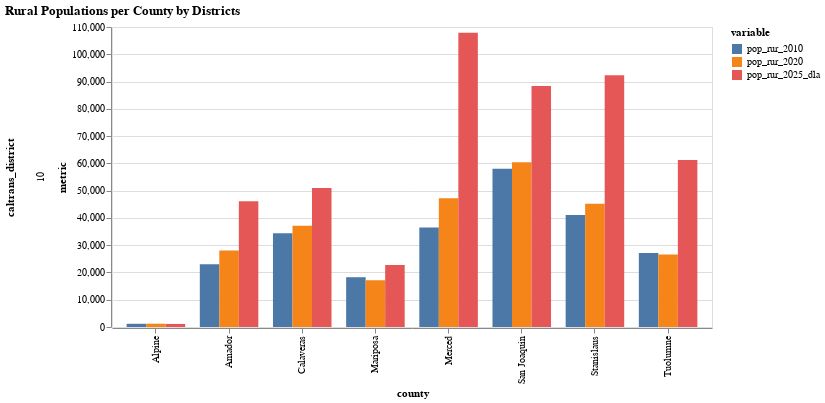
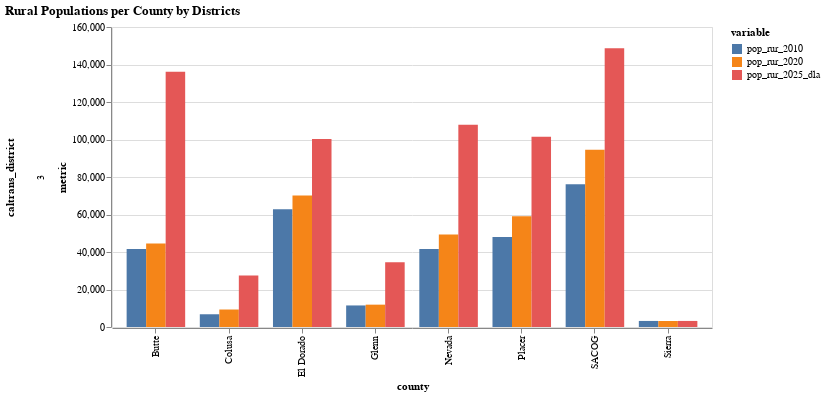

Source (notebook cell) for these figures, in order:
### Code cell
for district in melt["caltrans_district"].unique():
    pop_county_district = alt.Chart(melt[
        (melt["variable"].isin(pop_cols)) &
        (melt["caltrans_district"]==district)
    ]).mark_bar().encode(
        x = "county:N",
        y = "metric:Q",
        xOffset="variable:N",
        row = "caltrans_district",
        color = "variable:N",
        tooltip = ["county","variable","metric"]
    ).properties(
        width= 600,
        title= "Rural Populations per County by Districts"
    )
    
    display(pop_county_district)

### Figure 1 — Vega-Lite specification as saved in the notebook (floating-point values rounded to 4 significant figures)
{"config": {"view": {"continuousWidth": 300, "continuousHeight": 300}}, "data": {"name": "data-ed78b364d19a60aad8cc63e35328cf0a"}, "mark": {"type": "bar"}, "encoding": {"color": {"field": "variable", "type": "nominal"}, "row": {"field": "caltrans_district", "type": "quantitative"}, "tooltip": [{"field": "county", "type": "nominal"}, {"field": "variable", "type": "nominal"}, {"field": "metric", "type": "quantitative"}], "x": {"field": "county", "type": "nominal"}, "xOffset": {"field": "variable", "type": "nominal"}, "y": {"field": "metric", "type": "quantitative"}}, "title": "Rural Populations per County by Districts", "width": 600, "$schema": "https://vega.github.io/schema/vega-lite/v5.20.1.json", "datasets": {"data-ed78b364d19a60aad8cc63e35328cf0a": [{"county": "Alpine", "caltrans_district": 10, "variable": "pop_rur_2010", "metric": 1175.0}, {"county": "Amador", "caltrans_district": 10, "variable": "pop_rur_2010", "metric": 23020.0}, {"county": "Calaveras", "caltrans_district": 10, "variable": "pop_rur_2010", "metric": 34370.0}, {"county": "Mariposa", "caltrans_district": 10, "variable": "pop_rur_2010", "metric": 18250.0}, {"county": "Merced", "caltrans_district": 10, "variable": "pop_rur_2010", "metric": 36510.0}, {"county": "San Joaquin", "caltrans_district": 10, "variable": "pop_rur_2010", "metric": 58060.0}, {"county": "Stanislaus", "caltrans_district": 10, "variable": "pop_rur_2010", "metric": 41060.0}, {"county": "Tuolumne", "caltrans_district": 10, "variable": "pop_rur_2010", "metric": 27110.0}, {"county": "Alpine", "caltrans_district": 10, "variable": "pop_rur_2020", "metric": 1204.0}, {"county": "Amador", "caltrans_district": 10, "variable": "pop_rur_2020", "metric": 28020.0}, {"county": "Calaveras", "caltrans_district": 10, "variable": "pop_rur_2020", "metric": 37130.0}, {"county": "Mariposa", "caltrans_district": 10, "variable": "pop_rur_2020", "metric": 17130.0}, {"county": "Merced", "caltrans_district": 10, "variable": "pop_rur_2020", "metric": 47240.0}, {"county": "San Joaquin", "caltrans_district": 10, "variable": "pop_rur_2020", "metric": 60400.0}, {"county": "Stanislaus", "caltrans_district": 10, "variable": "pop_rur_2020", "metric": 45170.0}, {"county": "Tuolumne", "caltrans_district": 10, "variable": "pop_rur_2020", "metric": 26610.0}, {"county": "Alpine", "caltrans_district": 10, "variable": "pop_rur_2025_dla", "metric": 1119.0}, {"county": "Amador", "caltrans_district": 10, "variable": "pop_rur_2025_dla", "metric": 46120.0}, {"county": "Calaveras", "caltrans_district": 10, "variable": "pop_rur_2025_dla", "metric": 50990.0}, {"county": "Mariposa", "caltrans_district": 10, "variable": "pop_rur_2025_dla", "metric": 22780.0}, {"county": "Merced", "caltrans_district": 10, "variable": "pop_rur_2025_dla", "metric": 107900.0}, {"county": "San Joaquin", "caltrans_district": 10, "variable": "pop_rur_2025_dla", "metric": 88360.0}, {"county": "Stanislaus", "caltrans_district": 10, "variable": "pop_rur_2025_dla", "metric": 92310.0}, {"county": "Tuolumne", "caltrans_district": 10, "variable": "pop_rur_2025_dla", "metric": 61260.0}]}}

### Figure 2 — Vega-Lite specification as saved in the notebook (floating-point values rounded to 4 significant figures)
{"config": {"view": {"continuousWidth": 300, "continuousHeight": 300}}, "data": {"name": "data-f48c714ec376d4a4278f4bd353407885"}, "mark": {"type": "bar"}, "encoding": {"color": {"field": "variable", "type": "nominal"}, "row": {"field": "caltrans_district", "type": "quantitative"}, "tooltip": [{"field": "county", "type": "nominal"}, {"field": "variable", "type": "nominal"}, {"field": "metric", "type": "quantitative"}], "x": {"field": "county", "type": "nominal"}, "xOffset": {"field": "variable", "type": "nominal"}, "y": {"field": "metric", "type": "quantitative"}}, "title": "Rural Populations per County by Districts", "width": 600, "$schema": "https://vega.github.io/schema/vega-lite/v5.20.1.json", "datasets": {"data-f48c714ec376d4a4278f4bd353407885": [{"county": "Butte", "caltrans_district": 3, "variable": "pop_rur_2010", "metric": 41580.0}, {"county": "Colusa", "caltrans_district": 3, "variable": "pop_rur_2010", "metric": 6795.0}, {"county": "El Dorado", "caltrans_district": 3, "variable": "pop_rur_2010", "metric": 62830.0}, {"county": "Glenn", "caltrans_district": 3, "variable": "pop_rur_2010", "metric": 11490.0}, {"county": "Nevada", "caltrans_district": 3, "variable": "pop_rur_2010", "metric": 41610.0}, {"county": "Placer", "caltrans_district": 3, "variable": "pop_rur_2010", "metric": 48040.0}, {"county": "Sierra", "caltrans_district": 3, "variable": "pop_rur_2010", "metric": 3231.0}, {"county": "SACOG", "caltrans_district": 3, "variable": "pop_rur_2010", "metric": 76120.0}, {"county": "Butte", "caltrans_district": 3, "variable": "pop_rur_2020", "metric": 44480.0}, {"county": "Colusa", "caltrans_district": 3, "variable": "pop_rur_2020", "metric": 9326.0}, {"county": "El Dorado", "caltrans_district": 3, "variable": "pop_rur_2020", "metric": 70110.0}, {"county": "Glenn", "caltrans_district": 3, "variable": "pop_rur_2020", "metric": 11920.0}, {"county": "Nevada", "caltrans_district": 3, "variable": "pop_rur_2020", "metric": 49280.0}, {"county": "Placer", "caltrans_district": 3, "variable": "pop_rur_2020", "metric": 59020.0}, {"county": "Sierra", "caltrans_district": 3, "variable": "pop_rur_2020", "metric": 3196.0}, {"county": "SACOG", "caltrans_district": 3, "variable": "pop_rur_2020", "metric": 94530.0}, {"county": "Butte", "caltrans_district": 3, "variable": "pop_rur_2025_dla", "metric": 136100.0}, {"county": "Colusa", "caltrans_district": 3, "variable": "pop_rur_2025_dla", "metric": 27480.0}, {"county": "El Dorado", "caltrans_district": 3, "variable": "pop_rur_2025_dla", "metric": 100300.0}, {"county": "Glenn", "caltrans_district": 3, "variable": "pop_rur_2025_dla", "metric": 34560.0}, {"county": "Nevada", "caltrans_district": 3, "variable": "pop_rur_2025_dla", "metric": 107900.0}, {"county": "Placer", "caltrans_district": 3, "variable": "pop_rur_2025_dla", "metric": 101500.0}, {"county": "Sierra", "caltrans_district": 3, "variable": "pop_rur_2025_dla", "metric": 3236.0}, {"county": "SACOG", "caltrans_district": 3, "variable": "pop_rur_2025_dla", "metric": 148700.0}]}}
